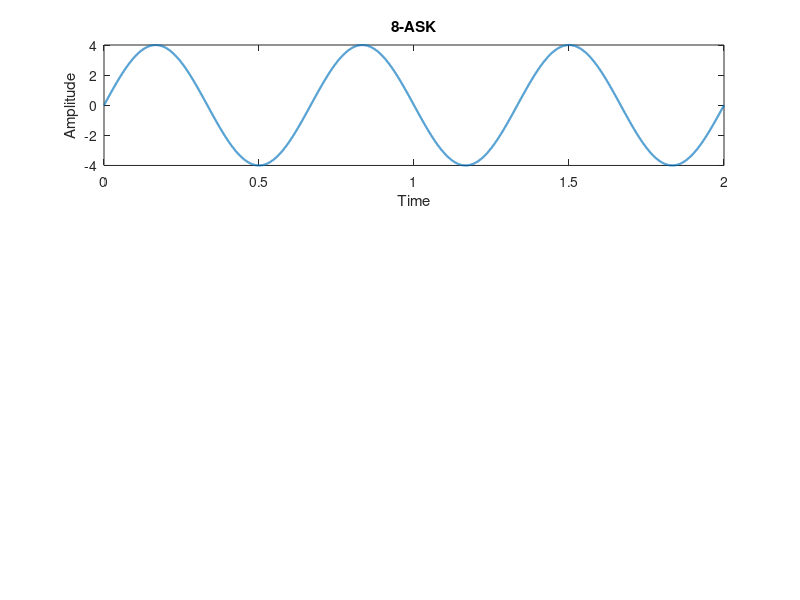

The MATLAB source for this figure:
close all;
clc;
f=1.5; %frequency
a=1.5; %amplitute
p=0;   %phase
a1=0;
a2=1;
a3=2;
a4=3;
a5=4;
a6=5;
a7=6;
a8=7;

bs=[001100000011011000110001];
nx=size(bs,2);
bl=length(bs);
pd=2;
fs=5000;
for i=1:3:bl
    t=(i-1)/3*pd:1/(fs):(i+2)/3*pd;
   % t=1:0.001:i+1;
    if bs(i)==0 && bs(i+1)==0 &&bs(i+2)==0
    ask=a1*sin(2*pi*f*t);
    elseif bs(i)==0 && bs(i+1)==0 &&bs(i+2)==1
    ask=a2*sin(2*pi*f*t);
    elseif bs(i)==0 && bs(i+1)==1 &&bs(i+2)==1
    ask=a3*sin(2*pi*f*t);
    elseif bs(i)==1 && bs(i+1)==0 &&bs(i+2)==0
    ask=a4*sin(2*pi*f*t);
    else
    ask=a5*sin(2*pi*f*t);
    
    end
end
    subplot(3,1,1);
    plot(t,ask,'Linewidth',1.5)
    xlabel('Time')
    ylabel('Amplitude')
    title('8-ASK')
    hold on

    
        


